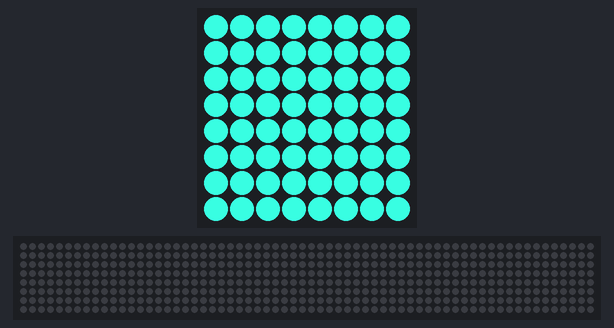
Recording of a program running on a simulated Raspberry Pi (BCM pin numbers) with a Sense HAT. Shown: the Sense HAT's 8×8 RGB LED matrix, a strip that is not on the board, showing the scrolling text unrolled. Random numbers come from a fixed seed; the 64×8 strip is a reading aid, not a part: it shows the text the matrix is scrolling, unrolled, one strip-width of it at a time.

Above: at 0.07 s.
At 5.0 s:
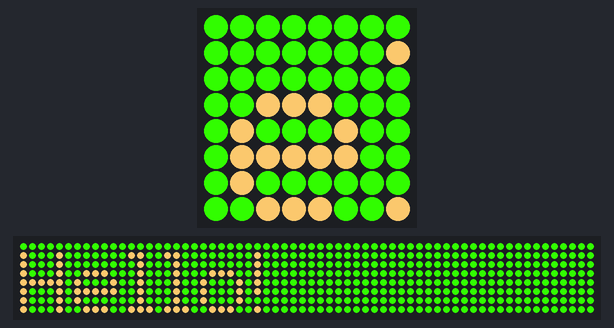
At 10.04 s:
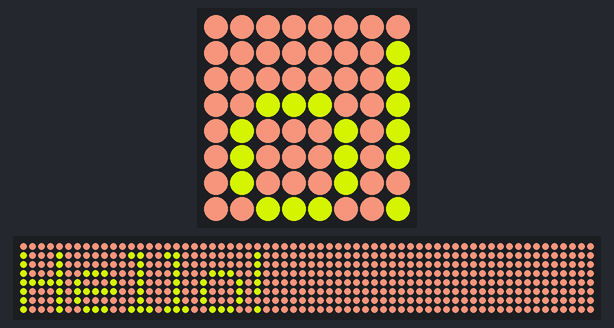
At 20.0 s:
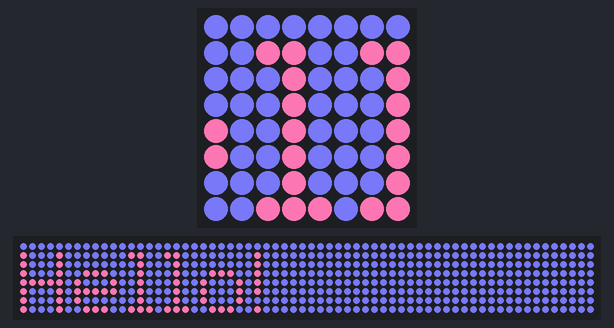
At 29.57 s:
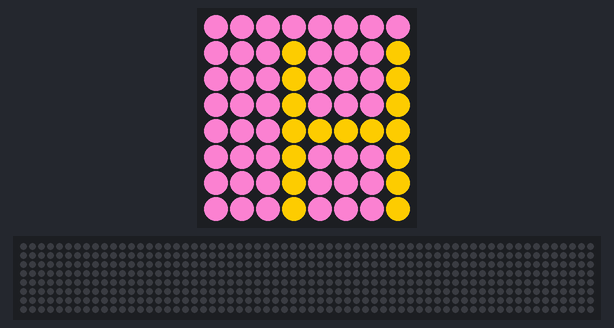
At 39.94 s:
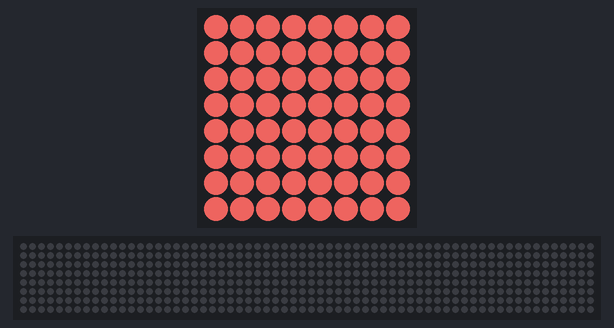

The program:

baseline.py
```python
from sense_hat import SenseHat
from time import sleep
from random import randint

#Init
sense = SenseHat()
sense.set_imu_config(False, False, False)


# Generate a random colour
def pick_random_colour():

  random_red = randint(0, 255)
  random_green = randint(0, 255)
  random_blue = randint(0, 255)
  return (random_red, random_green, random_blue)

# Display Msg
def main():
    while True:
      sense.show_message("Hello!", text_colour=pick_random_colour(), back_colour=pick_random_colour())


try:
  main()
except (KeyboardInterrupt, SystemExit):
  print('Programma sluiten')
  sense.clear()
```
